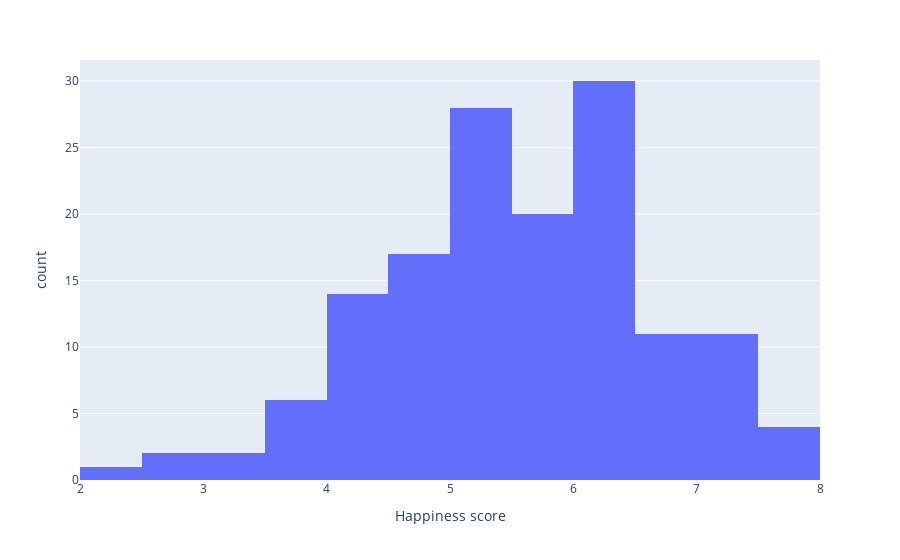
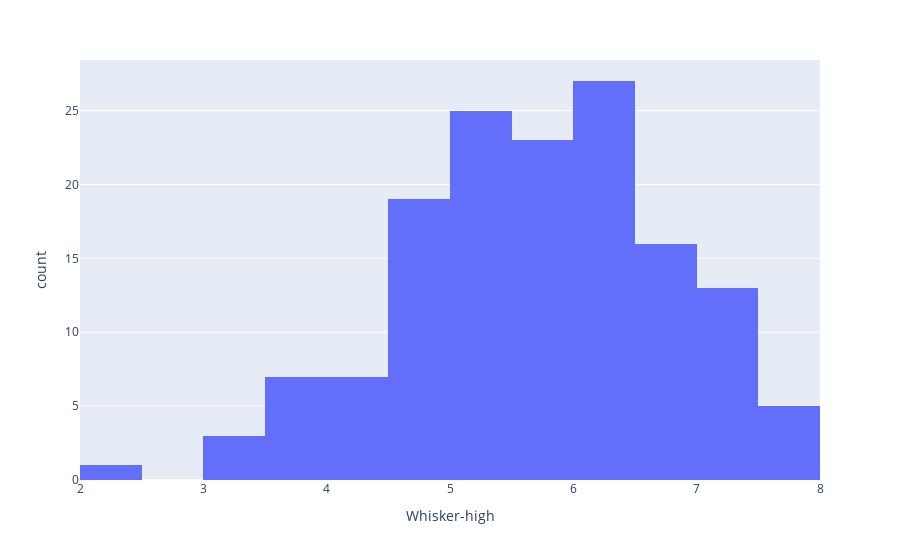
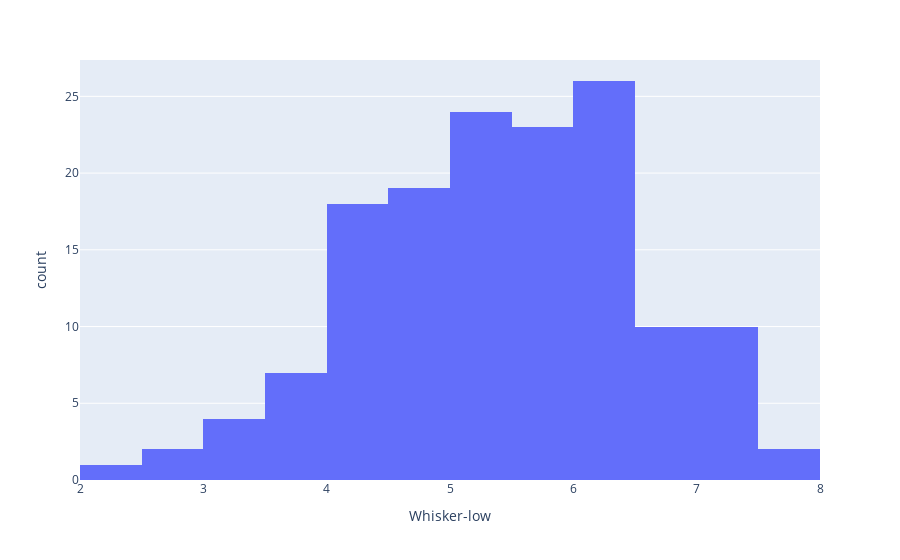
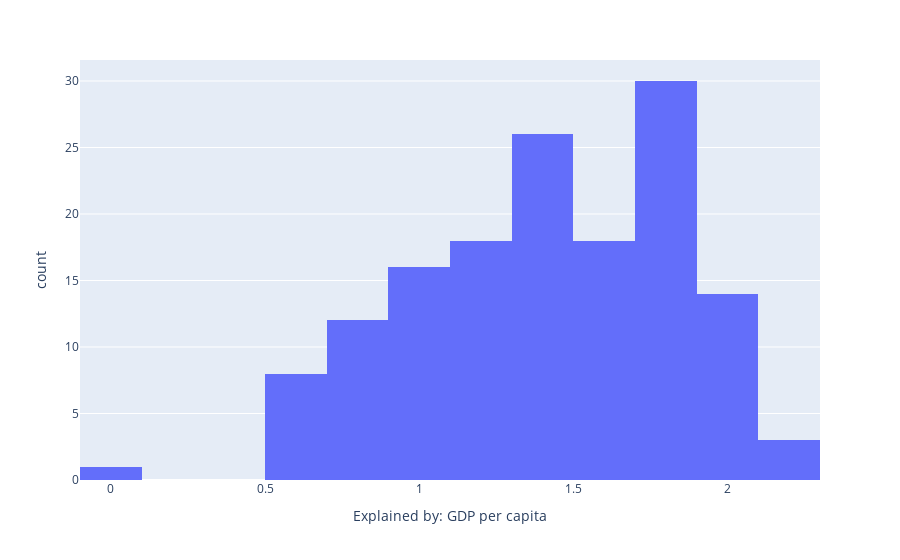

Notebook code cell kept with these figures, in order:
### Markdown cell above
Data is well distributed there are not outliers in the dataset Happiness Score Column

### Code cell
import plotly.express as px
#For each column we make an histogram to see if there is actually a gaps between the values that are outliers
for each in df.columns:
  fig = px.histogram(df, x=each)
  fig.show()

### Figure 1 — Plotly figure (JSON) as saved in the notebook; plotly's stock layout.template omitted (floating-point values rounded to 4 significant figures; data arrays with more than 128 entries replaced by an {"elided": "..."} marker saying what was removed)
{"data": [{"alignmentgroup": "True", "bingroup": "x", "hovertemplate": "Happiness score=%{x}<br>count=%{y}<extra></extra>", "legendgroup": "", "marker": {"color": "#636efa", "pattern": {"shape": ""}}, "name": "", "offsetgroup": "", "orientation": "v", "showlegend": false, "type": "histogram", "x": {"elided": "146 float values"}, "xaxis": "x", "yaxis": "y"}], "layout": {"barmode": "relative", "legend": {"tracegroupgap": 0}, "margin": {"t": 60}, "xaxis": {"anchor": "y", "domain": [0, 1], "title": {"text": "Happiness score"}}, "yaxis": {"anchor": "x", "domain": [0, 1], "title": {"text": "count"}}}}

### Figure 2 — Plotly figure (JSON) as saved in the notebook; plotly's stock layout.template omitted (floating-point values rounded to 4 significant figures; data arrays with more than 128 entries replaced by an {"elided": "..."} marker saying what was removed)
{"data": [{"alignmentgroup": "True", "bingroup": "x", "hovertemplate": "Whisker-high=%{x}<br>count=%{y}<extra></extra>", "legendgroup": "", "marker": {"color": "#636efa", "pattern": {"shape": ""}}, "name": "", "offsetgroup": "", "orientation": "v", "showlegend": false, "type": "histogram", "x": {"elided": "146 float values"}, "xaxis": "x", "yaxis": "y"}], "layout": {"barmode": "relative", "legend": {"tracegroupgap": 0}, "margin": {"t": 60}, "xaxis": {"anchor": "y", "domain": [0, 1], "title": {"text": "Whisker-high"}}, "yaxis": {"anchor": "x", "domain": [0, 1], "title": {"text": "count"}}}}

### Figure 3 — Plotly figure (JSON) as saved in the notebook; plotly's stock layout.template omitted (floating-point values rounded to 4 significant figures; data arrays with more than 128 entries replaced by an {"elided": "..."} marker saying what was removed)
{"data": [{"alignmentgroup": "True", "bingroup": "x", "hovertemplate": "Whisker-low=%{x}<br>count=%{y}<extra></extra>", "legendgroup": "", "marker": {"color": "#636efa", "pattern": {"shape": ""}}, "name": "", "offsetgroup": "", "orientation": "v", "showlegend": false, "type": "histogram", "x": {"elided": "146 float values"}, "xaxis": "x", "yaxis": "y"}], "layout": {"barmode": "relative", "legend": {"tracegroupgap": 0}, "margin": {"t": 60}, "xaxis": {"anchor": "y", "domain": [0, 1], "title": {"text": "Whisker-low"}}, "yaxis": {"anchor": "x", "domain": [0, 1], "title": {"text": "count"}}}}

### Figure 4 — Plotly figure (JSON) as saved in the notebook; plotly's stock layout.template omitted (floating-point values rounded to 4 significant figures; data arrays with more than 128 entries replaced by an {"elided": "..."} marker saying what was removed)
{"data": [{"alignmentgroup": "True", "bingroup": "x", "hovertemplate": "Explained by: GDP per capita=%{x}<br>count=%{y}<extra></extra>", "legendgroup": "", "marker": {"color": "#636efa", "pattern": {"shape": ""}}, "name": "", "offsetgroup": "", "orientation": "v", "showlegend": false, "type": "histogram", "x": {"elided": "146 float values"}, "xaxis": "x", "yaxis": "y"}], "layout": {"barmode": "relative", "legend": {"tracegroupgap": 0}, "margin": {"t": 60}, "xaxis": {"anchor": "y", "domain": [0, 1], "title": {"text": "Explained by: GDP per capita"}}, "yaxis": {"anchor": "x", "domain": [0, 1], "title": {"text": "count"}}}}
